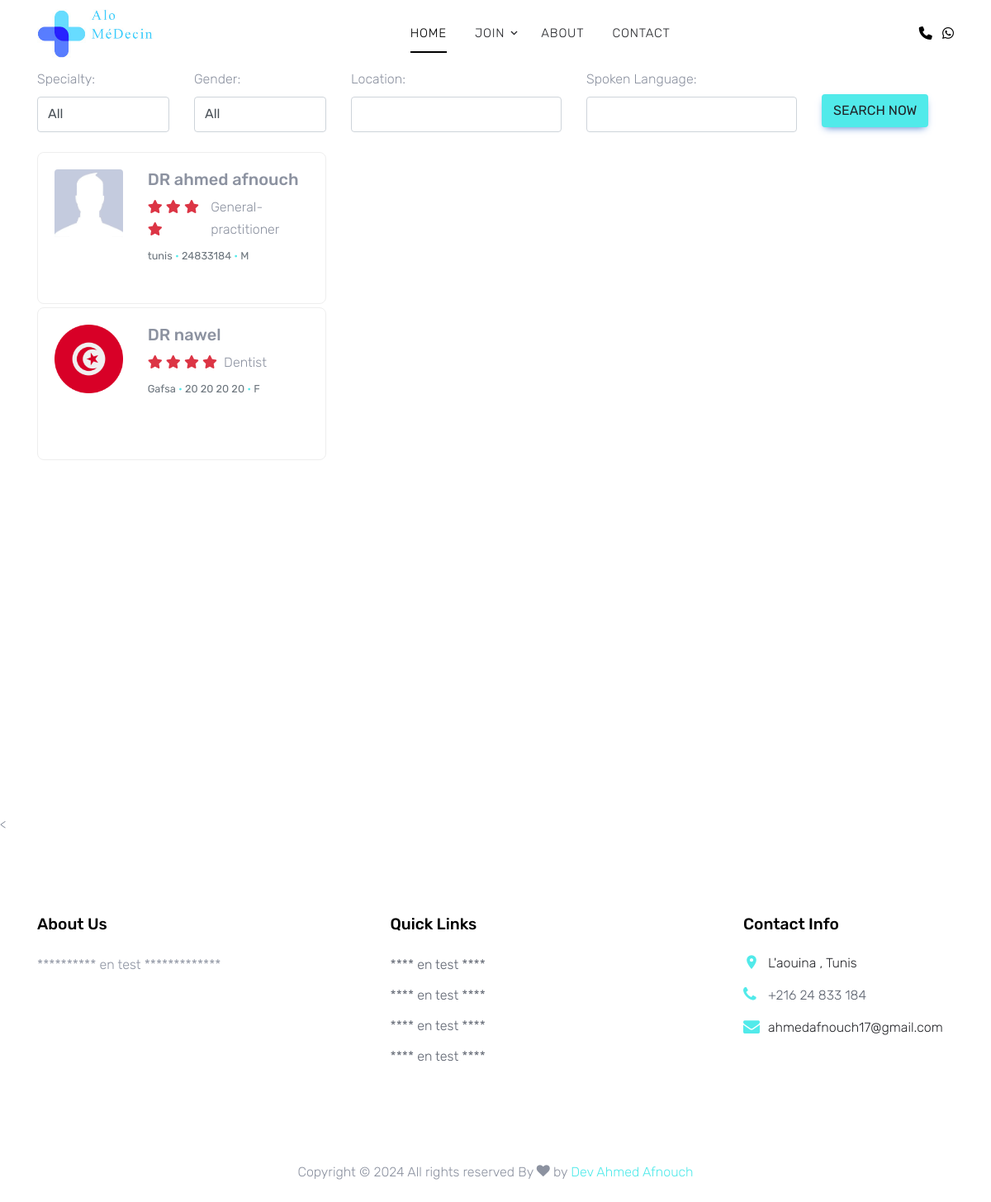
/filter/, run on the app's committed database.
### Registration/models.py (models this page shows, shortened)
class doctorProfile(models.Model):
    GENDER_CHOICES = [
        ('M', 'Male'),
        ('F', 'Female'),
        ('O', 'Other'),
    ]
    SPECIALIZATION_CHOICES = [
        ('p_general-practitioner', 'General Practitioner'),
        ('p_dentist', 'Dentist'),
        ('p_therapeutic-reflexologist', 'Therapeutic Reflexologist'),
        ('p_acoustician-hearing-aid', 'Acoustician (Hearing Aid)'),
        ('p_aesthetic-practitioner', 'Aesthetic Practitioner'),
        ('p_aesthetic-and-wellness', 'Aesthetic and Wellness'),
        ('p_allergy-specialist', 'Allergy Specialist'),
        ('p_anaesthesiologist', 'Anaesthesiologist'),
        ('p_anaesthetist', 'Anaesthetist'),
        ('p_audiologist', 'Audiologist'),
        ('p_baby-clinic', 'Baby Clinic'),
        ('p_biokineticist', 'Biokineticist'),
        ('p_cardiologist', 'Cardiologist'),
        ('p_chiropractor', 'Chiropractor'),
        ('p_clinic', 'Clinic'),
        ('p_clinical-haematologist', 'Clinical Haematologist'),
        ('p_clinical-neurophysiologist', 'Clinical Neurophysiologist'),
        ('p_clinical-nurse', 'Clinical Nurse'),
        ('p_clinical-pathologist', 'Clinical Pathologist'),
        ('p_clinical-practitioner', 'Clinical Practitioner'),
        ('p_clinical-psychologist', 'Clinical Psychologist'),
        ('p_clinical-services', 'Clinical Services'),
        ('p_clinical-social-worker', 'Clinical Social Worker'),
        ('p_clinical-technologist', 'Clinical Technologist'),
        ('p_clinical-technologist-pulmonology', 'Clinical Technologist - Pulmonology'),
        ('p_colon-hydrotherapist', 'Colon Hydrotherapist'),
        ('p_counselling-psychologist', 'Counselling Psychologist'),
        ('p_counsellor', 'Counsellor'),
        ('p_dental-surgeon', 'Dental Surgeon'),
        ('p_dental-therapist', 'Dental Therapist'),
        ('p_dentistry', 'Dentistry'),
        ('p_dermatologist', 'Dermatologist'),
        ('p_dietician', 'Dietician'),
        ('p_dietician-nutritionist', 'Dietician / Nutritionist'),
        ('p_doctor', 'Doctor'),
        ('p_ear-nose-throat-specialist', 'Ear, Nose & Throat Specialist'),
        ('p_educational-psychologist', 'Educational Psychologist'),
        ('p_endocrinologist', 'Endocrinologist'),
        ('p_family-physician', 'Family Physician'),
        ('p_family-practice', 'Family Practice'),
        ('p_forensic-psychologist', 'Forensic Psychologist'),
        ('p_functional-medicine-practitioner', 'Functional Medicine Practitioner'),
        ('p_gp', 'GP'),
        ('p_gastroenterologist', 'Gastroenterologist'),
        ('p_general-practice', 'General Practice'),
        ('p_general-surgeon', 'General Surgeon'),
        ('p_genetic-counsellor', 'Genetic Counsellor'),
        ('p_group-practice-multi-disciplinary', 'Group Practice: Multi Disciplinary'),
        ('p_gynaecologist', 'Gynaecologist'),
        ('p_hiv-clinician', 'HIV Clinician'),
        ('p_haematology', 'Haematology'),
        ('p_head-and-neck-surgeon', 'Head and Neck Surgeon'),
        ('p_health-and-wellness-coach', 'Health and Wellness Coach'),
        ('p_hearing-aid-acoustician', 'Hearing Aid Acoustician'),
        ('p_homeopath', 'Homeopath'),
        ('p_integrative-general-practitioner', 'Integrative General Practitioner'),
        ('p_integrative-medicine-practitioner', 'Integrative Medicine Practitioner'),
        ('p_interventional-radiologist', 'Interventional Radiologist'),
        ('p_lab-diagnostics', 'Lab Diagnostics'),
        ('p_life-coach', 'Life Coach'),
        ('p_live-blood-analysis-practitioner', 'Live Blood Analysis Practitioner'),
        ('p_live-blood-analyst', 'Live Blood Analyst'),
        ('p_marriage-counsellor', 'Marriage Counsellor'),
        ('p_maxillo-facial-and-oral-surgery', 'Maxillo Facial And Oral Surgery'),
        ('p_maxillofacial-surgeon', 'Maxillofacial Surgeon'),
        ('p_medical-oncologist', 'Medical Oncologist'),
        ('p_medical-technologist', 'Medical Technologist'),
        ('p_midwife', 'Midwife'),
        ('p_nephrologist', 'Nephrologist'),
        ('p_neurologist', 'Neurologist'),
        ('p_neuropsychologist', 'Neuropsychologist'),
        ('p_neurosurgeon', 'Neurosurgeon'),
        ('p_nurse', 'Nurse'),
        ('p_obstetrician', 'Obstetrician'),
        ('p_obstetrics-and-gynaecologist', 'Obstetrics And Gynaecologist'),
        ('p_occupational-health-nurse-practitioner', 'Occupational Health Nurse Practitioner'),
        ('p_occupational-health-physician', 'Occupational Health Physician'),
        ('p_occupational-practitioner', 'Occupational Practitioner'),
        ('p_occupational-therapist', 'Occupational Therapist'),
        ('p_oncologist', 'Oncologist'),
        ('p_ophthalmologist', 'Ophthalmologist'),
        ('p_optometrist', 'Optometrist'),
        ('p_oral-hygienist', 'Oral Hygienist'),
        ('p_orthodontist', 'Orthodontist'),
        ('p_orthopaedic-surgeon', 'Orthopaedic Surgeon'),
        ('p_orthotist-prosthetist', 'Orthotist & Prosthetist'),
        ('p_otolaryngologist', 'Otolaryngologist'),
        ('p_paediatric-dermatologist', 'Paediatric Dermatologist'),
        ('p_paediatric-general-practitioner', 'Paediatric General Practitioner'),
        ('p_paediatric-surgeon', 'Paediatric Surgeon'),
        ('p_paediatrician', 'Paediatrician'),
        ('p_periodontist', 'Periodontist'),
        ('p_physician', 'Physician'),
        ('p_physiotherapist', 'Physiotherapist'),
        ('p_plastic-surgeon', 'Plastic Surgeon'),
        ('p_podiatrist', 'Podiatrist'),
        ('p_primary-care-physician', 'Primary Care Physician'),
        ('p_primary-healthcare-clinic', 'Primary Healthcare Clinic'),
        ('p_primary-healthcare-nurse', 'Primary Healthcare Nurse'),
        ('p_prosthodontist', 'Prosthodontist'),
        ('p_psychiatrist', 'Psychiatrist'),
        ('p_psychologist', 'Psychologist'),
    ]
    user = models.OneToOneField(User, on_delete=models.CASCADE, primary_key=True)
    name = models.CharField(max_length=100, default="")
    gender = models.CharField(max_length=1, choices=GENDER_CHOICES, default="")
    specialization = models.CharField(max_length=50, choices=SPECIALIZATION_CHOICES, default="")
    qualifications = models.CharField(max_length=200, default="")
    experience = models.PositiveIntegerField(default=0)
    contact_number = models.CharField(max_length=15, default="")
    email = models.EmailField(default="")
    address = models.CharField(max_length=100, default="")
    biography = models.TextField(default="")
    languages_spoken = models.CharField(max_length=100, default="")
    hospital_affiliations = models.CharField(max_length=200, default="")
    profile_pic = models.ImageField(upload_to='doctor_profile_pics/', default="default.jpg")
    latitude = models.CharField(max_length=100,default="0000")
    longitude = models.CharField(max_length=100,default="0000")
    @property
    def get_formatted_specialization_display(self):
        return self.specialization[2:].capitalize() if self.specialization.startswith('p_') else self.specialization

### healthfinda/views.py (the view, shortened to what this page needs)
# urls.py: path('filter/', filter_doctors, name='filter_doctors'),
def filter_doctors(request):
    specialty = request.GET.get('specialty', '')
    location = request.GET.get('location', '')
    gender = request.GET.get('gender', '')
    spoken_language = request.GET.get('spoken_language', '')
    doctor_name = request.GET.get('doctor_name','')
    filter_queries = Q()
    if specialty:
        filter_queries &= Q(specialization=specialty)
    if location:
        filter_queries &= Q(address__icontains=location)
    if doctor_name:
        filter_queries &= Q(name__icontains=doctor_name)
    if gender:
        filter_queries &= Q(gender=gender)
    doctors = doctorProfile.objects.filter(filter_queries)
    gender = doctorProfile.GENDER_CHOICES
    specialty = doctorProfile.SPECIALIZATION_CHOICES
    print(specialty)
    context = {
        'doctors': doctors,
        'specialty': specialty,
        'location': location,
        'gender': gender,
        'spoken_language': spoken_language,
    }
    return render(request, 'pages/filter_doctors.html', context)

### templates/pages/filter_doctors.html (shortened to what this page needs)
{% extends "basic.html" %}
{% load static %}
{% block content %}
<div class="container">
    <form action="{% url 'filter_doctors' %}" method="GET">
        <div class="row">
            <div class="col-md-2">
                <label for="specialty">Specialty:</label>
                <select name="specialty" id="specialty"  class="form-control">
                    <option value="">All</option>
                </select>
            </div>
            <div class="col-md-2">
                <label for="gender">Gender:</label>
                <select name="gender" id="gender" class="form-control">
                    <option value="">All</option>
                </select>
            </div>
            <div class="col-md-3">
                <label for="location">Location:</label>
                <input type="text" name="location" id="locationInput" value="{{ location }}" class="form-control">
            </div>
            <div class="col-md-3">
                <label for="spoken_language">Spoken Language:</label>
                <input type="text" name="spoken_language" id="spoken_language" value="{{ spoken_language }}" class="form-control">
            </div>
            <div class="col-md-2" style="margin-top:32px;">
                <button type="submit" class="btn btn-primary">Search Now</button>
            </div>
        </div>
    </form>
    <div class="row mt-4">
        <div class="col-md-4" style="height: 100vh; overflow-y: scroll;">
            {% if doctors %}
                {% for doc in doctors %}
                      <div class="card shadow-0 border rounded-3 mb-1">
                        <div class="card-body">
                          <div class="row">
                            <div class="col-4">
                              <div class="hover-zoom ripple rounded ripple-surface">
                                <img src="/media/{{doc.profile_pic}}/"
                                  class="w-100" />
                                  <a href="/doctor/{{doc.name}}/">
                                </a>
                              </div>
                            </div>
                            <div class="col-8">
                              <h5>DR {{ doc.name }}</h5>
                              <div class="d-flex flex-row">
                                <div class="text-danger mb-1 me-2">
                                  <i class="fa fa-star"></i>
                                  <i class="fa fa-star"></i>
                                  <i class="fa fa-star"></i>
                                  <i class="fa fa-star"></i>
                                </div>
                                <span>{{doc.get_formatted_specialization_display}}</span>
                              </div>
                              <div class="mt-1 mb-0 text-muted small">
                                <span>{{doc.address}}</span>
                                <span class="text-primary"> • </span>
                                <span>{{doc.contact_number}}</span>
                                <span class="text-primary"> • </span>
                                <span>{{doc.gender}}<br /></span>
                              </div>
                            </div>
                          </div>
                        </div>
                      </div>
                {% endfor %}
                {% else %}
                    <p>No doctors found with the selected criteria.</p>
                {% endif %}
        </div>
        <div class="col-md-8">
            <div id="map"></div>
        </div>
    </div>
</div>
<<script src="https://maps.googleapis.com/maps/api/js?key=AIzaSyCakEwiF9Qh7mjwDZJhgiqAtd6Lytfm96g&callback=initMap"></script>
{% endblock %}

### templates/basic.html (shortened to what this page needs)
<!DOCTYPE html>
{% load static %}
<html lang="en">
<head>
    <link
    href="https://cdnjs.cloudflare.com/ajax/libs/font-awesome/6.0.0/css/all.min.css"
    rel="stylesheet"
    />
    <link
    href="https://cdnjs.cloudflare.com/ajax/libs/mdb-ui-kit/6.4.0/mdb.min.css"
    rel="stylesheet"
    />
  <link rel="stylesheet" href="{% static 'fonts/icomoon/style.css' %}">
  <link rel="stylesheet" href="{% static 'css/bootstrap.min.css' %}">
  <link rel="stylesheet" href="{% static 'css/magnific-popup.css' %}">
  <link rel="stylesheet" href="{% static 'css/jquery-ui.css' %}">
  <link rel="stylesheet" href="{% static 'css/owl.carousel.min.css' %}">
  <link rel="stylesheet" href="{% static 'css/owl.theme.default.min.css' %}">
  <link rel="stylesheet" href="{% static 'css/aos.css' %}">
  <link rel="stylesheet" href="{% static 'css/style.css' %}">
  <link rel="stylesheet" href="{% static 'css/home.css' %}">
</head>
<body>
    <div class="site-wrap">
        <div class="site-navbar py-2">
            <div class="container">
              <div class="d-flex align-items-center justify-content-between">
                <div class="logo">
                  <div class="site-logo">
                    <a href="/" class="js-logo-clone" style=""><img src="{% static 'images/logo1.jpg' %}" style="width:100%;height:60px;" alt=""></a>
                  </div>
                </div>
                <div class="main-nav d-none d-lg-block">
                  <nav class="site-navigation text-right text-md-center" role="navigation">
                    <ul class="site-menu js-clone-nav d-none d-lg-block">
                      <li class="active"><a href="/">Home</a></li>
                      <li class="has-children">
                        <a href="#">Join</a>
                      </li>
                      <li><a href="/about" class="{% block about %}{% endblock about %}">About</a></li>
                      <li><a href="/contact">Contact</a></li>
                    </ul>
                  </nav>
                </div>
                <div class="icons">
                  <a href="/" class="icons-btn d-inline-block js-search-open me-2"><i class="fa-solid fa-phone"></i></a>
                  <a href="/" class="icons-btn d-inline-block bag">
                    <i class="fa-brands fa-whatsapp"></i>
                  </a>
                </div>
              </div>
            </div>
          </div>
    {% block content %}
    {% endblock content %}
    <footer class="site-footer">
      <div class="container">
        <div class="row">
          <div class="col-md-6 col-lg-3 mb-4 mb-lg-0">
            <div class="block-7">
              <h3 class="footer-heading mb-4">About Us</h3>
              <p>********** en test *************</p>
            </div>
          </div>
          <div class="col-lg-3 mx-auto mb-5 mb-lg-0">
            <h3 class="footer-heading mb-4">Quick Links</h3>
            <ul class="list-unstyled">
              <li><a href="#">**** en test ****</a></li>
              <li><a href="#">**** en test ****</a></li>
              <li><a href="#">**** en test ****</a></li>
              <li><a href="#">**** en test ****</a></li>
            </ul>
          </div>
          <div class="col-md-6 col-lg-3">
            <div class="block-5 mb-5">
              <h3 class="footer-heading mb-4">Contact Info</h3>
              <ul class="list-unstyled">
                <li class="address">L'aouina , Tunis </li>
                <li class="phone"><a href="tel://23923929210">+216 24 833 184 </a></li>
                <li class="email">ahmedafnouch17@gmail.com</li>
              </ul>
            </div>
          </div>
        </div>
        <div class="row pt-5 mt-5 text-center">
          <div class="col-md-12">
            <p>
              Copyright &copy;
              <script>document.write(new Date().getFullYear());</script> All rights reserved By <i class="icon-heart" aria-hidden="true"></i> by <a href="/" target="_blank"
                class="text-primary">Dev Ahmed Afnouch</a>
            </p>
          </div>
        </div>
      </div>
    </footer>
    </div>
  </body>
  </html>

### data on the page
doctorProfile: profile_pic (picture), name "ahmed afnouch", formatted_specialization "General-practitioner", address "tunis", contact_number "24833184", gender "M"
doctorProfile: profile_pic (picture), name "nawel", formatted_specialization "Dentist", address "Gafsa", contact_number "20 20 20 20", gender "F"
